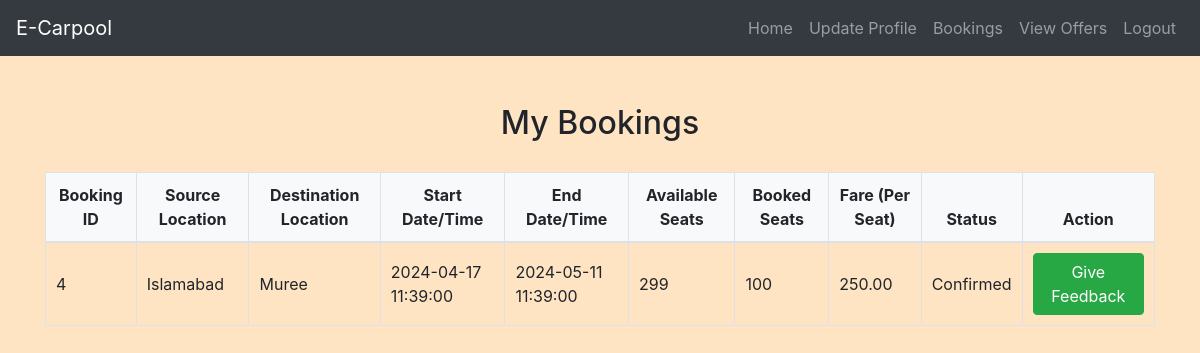
The page /passenger/view_bookings.php (signed in) on the database its author committed.
### tables this page shows
CREATE TABLE `bookings` (
  `BookingID` int(11) NOT NULL,
  `PassengerID` int(11) DEFAULT NULL,
  `RideID` int(11) DEFAULT NULL,
  `BookingDateTime` datetime DEFAULT NULL,
  `Status` varchar(50) DEFAULT NULL,
  `PaymentMethod` varchar(50) DEFAULT NULL,
  `SpecialDescription` text DEFAULT NULL,
  `BookedSeats` int(11) NOT NULL DEFAULT 0
);

CREATE TABLE `routes` (
  `RouteID` int(11) NOT NULL,
  `DriverID` int(11) NOT NULL,
  `SourceLocation` varchar(255) NOT NULL,
  `DestinationLocation` varchar(255) NOT NULL,
  `Frequency` enum('Daily','Weekly','Monthly','Trip-based') NOT NULL
);

CREATE TABLE `rides` (
  `RideID` int(11) NOT NULL,
  `DriverID` int(11) DEFAULT NULL,
  `RouteID` int(11) DEFAULT NULL,
  `StartDateTime` datetime DEFAULT NULL,
  `EndDateTime` datetime DEFAULT NULL,
  `AvailableSeats` int(11) DEFAULT NULL,
  `Fare` decimal(10,2) DEFAULT NULL,
  `Status` varchar(20) DEFAULT NULL
);

### passenger/view_bookings.php (the view, shortened to what this page needs)
<?php
include('config.php');
$PassengerID = $_SESSION["id"];
$sql = "SELECT b.BookingID, r.StartDateTime, r.EndDateTime, rt.SourceLocation, rt.DestinationLocation, r.AvailableSeats, r.Fare, b.Status, b.BookedSeats
        FROM bookings b
        INNER JOIN rides r ON b.RideID = r.RideID
        INNER JOIN routes rt ON r.RouteID = rt.RouteID
        WHERE b.PassengerID = ?";
$stmt = mysqli_prepare($conn, $sql);
mysqli_stmt_bind_param($stmt, "i", $PassengerID);
mysqli_stmt_execute($stmt);
mysqli_stmt_bind_result($stmt, $BookingID, $StartDateTime, $EndDateTime, $SourceLocation, $DestinationLocation, $AvailableSeats, $Fare, $Status, $BookedSeats);
$bookings = [];
while (mysqli_stmt_fetch($stmt)) {
    $bookings[] = [
        "BookingID" => $BookingID,
        "StartDateTime" => $StartDateTime,
        "EndDateTime" => $EndDateTime,
        "SourceLocation" => $SourceLocation,
        "DestinationLocation" => $DestinationLocation,
        "AvailableSeats" => $AvailableSeats,
        "Fare" => $Fare,
        "Status" => $Status,
        "BookedSeats" => $BookedSeats
    ];
}
?>
<!DOCTYPE html>
<html lang="en">
<head>
    <link rel="stylesheet" href="https://maxcdn.bootstrapcdn.com/bootstrap/4.5.2/css/bootstrap.min.css">
    <link rel="stylesheet" href="./css/style.css">
</head>
<body>
<?php include('navbar.php'); ?>
<div class="container mt-5">
    <h2>My Bookings</h2>
    <?php if (empty($bookings)): ?>
        <p>No bookings found.</p>
    <?php else: ?>
        <table class="table">
            <thead>
                <tr>
                    <th>Booking ID</th>
                    <th>Source Location</th>
                    <th>Destination Location</th>
                    <th>Start Date/Time</th>
                    <th>End Date/Time</th>
                    <th>Available Seats</th>
                    <th>Booked Seats</th>
                    <th>Fare (Per Seat)</th>
                    <th>Status</th>
                    <th>Action</th>
                </tr>
            </thead>
            <tbody>
                <?php foreach ($bookings as $booking): ?>
                    <tr>
                        <td><?php echo $booking['BookingID']; ?></td>
                        <td><?php echo $booking['SourceLocation']; ?></td>
                        <td><?php echo $booking['DestinationLocation']; ?></td>
                        <td><?php echo $booking['StartDateTime']; ?></td>
                        <td><?php echo $booking['EndDateTime']; ?></td>
                        <td><?php echo $booking['AvailableSeats']; ?></td>
                        <td><?php echo $booking['BookedSeats']; ?></td>
                        <td><?php echo $booking['Fare']; ?></td>
                        <td><?php echo $booking['Status']; ?></td>
                        <td>
                            <?php if ($booking['Status'] === "Pending"): ?>
                                <a href="update_booking.php?BookingID=<?php echo $booking['BookingID']; ?>" class="btn btn-primary">Update</a>
                                <button class="mt-2 btn btn-danger delete-btn" data-booking-id="<?php echo $booking['BookingID']; ?>">Cancel</button>
                            <?php elseif ($booking['Status'] === "Confirmed"): ?>
                                <a href="give_feedback.php?BookingID=<?php echo $booking['BookingID']; ?>" class="btn btn-success">Give Feedback</a>
                            <?php endif; ?>
                        </td>
                    </tr>
                <?php endforeach; ?>
            </tbody>
        </table>
    <?php endif; ?>
</div>
</body>
</html>

### passenger/css/style.css (style rules this page uses)
body { background-color: bisque; }
h1, h2, h3, h4 { text-align: center; margin-top: 30px; margin-bottom: 30px; }
.table { width: 100%; border-collapse: collapse; margin-top: 20px; }
.table th, .table td { padding: 10px; border: 1px solid #dee2e6; }
.table thead th { background-color: #f8f9fa; font-weight: bold; text-align: center; }
.table tbody td { vertical-align: middle; }

### rows shown on the page
bookings: BookingID "4", routes.SourceLocation "Islamabad", routes.DestinationLocation "Muree", RideID.StartDateTime "2024-04-17 11:39:00", RideID.EndDateTime "2024-05-11 11:39:00", RideID.AvailableSeats "299", BookedSeats "100", RideID.Fare "250.00", Status "Confirmed"
